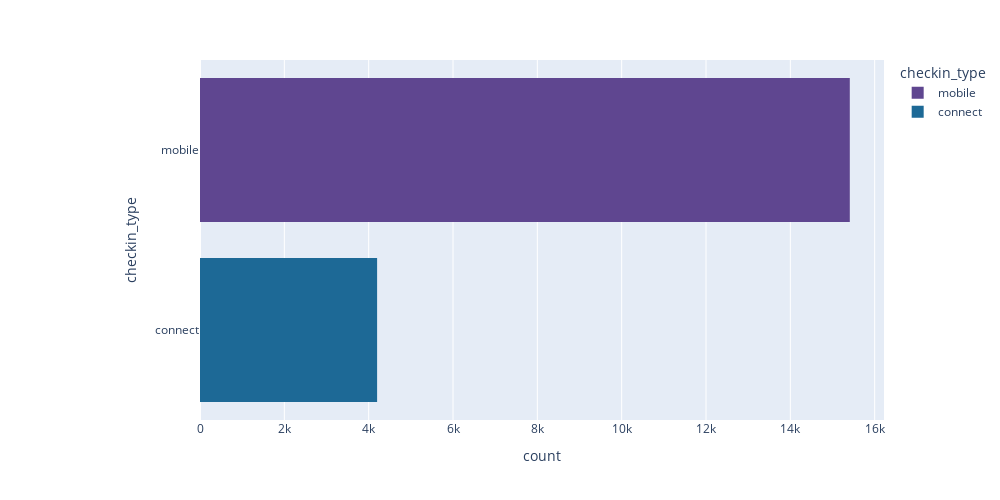

The code cell stored with this chart in its notebook:
### Markdown cell above
### 0-Comparison of count between mobile and connect rental

### Code cell
fig = px.histogram(df_delay, y='checkin_type', color='checkin_type', color_discrete_sequence=px.colors.qualitative.Prism)
fig.update_layout(showlegend = True, margin = {'l': 200}, width=1000, height=500)
fig.show()

### Figure 1 — Plotly figure (JSON) as saved in the notebook; plotly's stock layout.template omitted (floating-point values rounded to 4 significant figures; data arrays with more than 128 entries replaced by an {"elided": "..."} marker saying what was removed)
{"data": [{"alignmentgroup": "True", "bingroup": "y", "hovertemplate": "checkin_type=%{y}<br>count=%{x}<extra></extra>", "legendgroup": "mobile", "marker": {"color": "rgb(95, 70, 144)", "pattern": {"shape": ""}}, "name": "mobile", "offsetgroup": "mobile", "orientation": "h", "showlegend": true, "type": "histogram", "xaxis": "x", "y": {"elided": "15410 str values"}, "yaxis": "y"}, {"alignmentgroup": "True", "bingroup": "y", "hovertemplate": "checkin_type=%{y}<br>count=%{x}<extra></extra>", "legendgroup": "connect", "marker": {"color": "rgb(29, 105, 150)", "pattern": {"shape": ""}}, "name": "connect", "offsetgroup": "connect", "orientation": "h", "showlegend": true, "type": "histogram", "xaxis": "x", "y": {"elided": "4200 str values"}, "yaxis": "y"}], "layout": {"barmode": "relative", "height": 500, "legend": {"title": {"text": "checkin_type"}, "tracegroupgap": 0}, "margin": {"l": 200, "t": 60}, "showlegend": true, "width": 1000, "xaxis": {"anchor": "y", "autorange": true, "domain": [0, 1], "range": [0, 16220.0], "title": {"text": "count"}}, "yaxis": {"anchor": "x", "autorange": true, "categoryarray": ["connect", "mobile"], "categoryorder": "array", "domain": [0, 1], "range": [-0.5, 1.5], "title": {"text": "checkin_type"}, "type": "category"}}}
